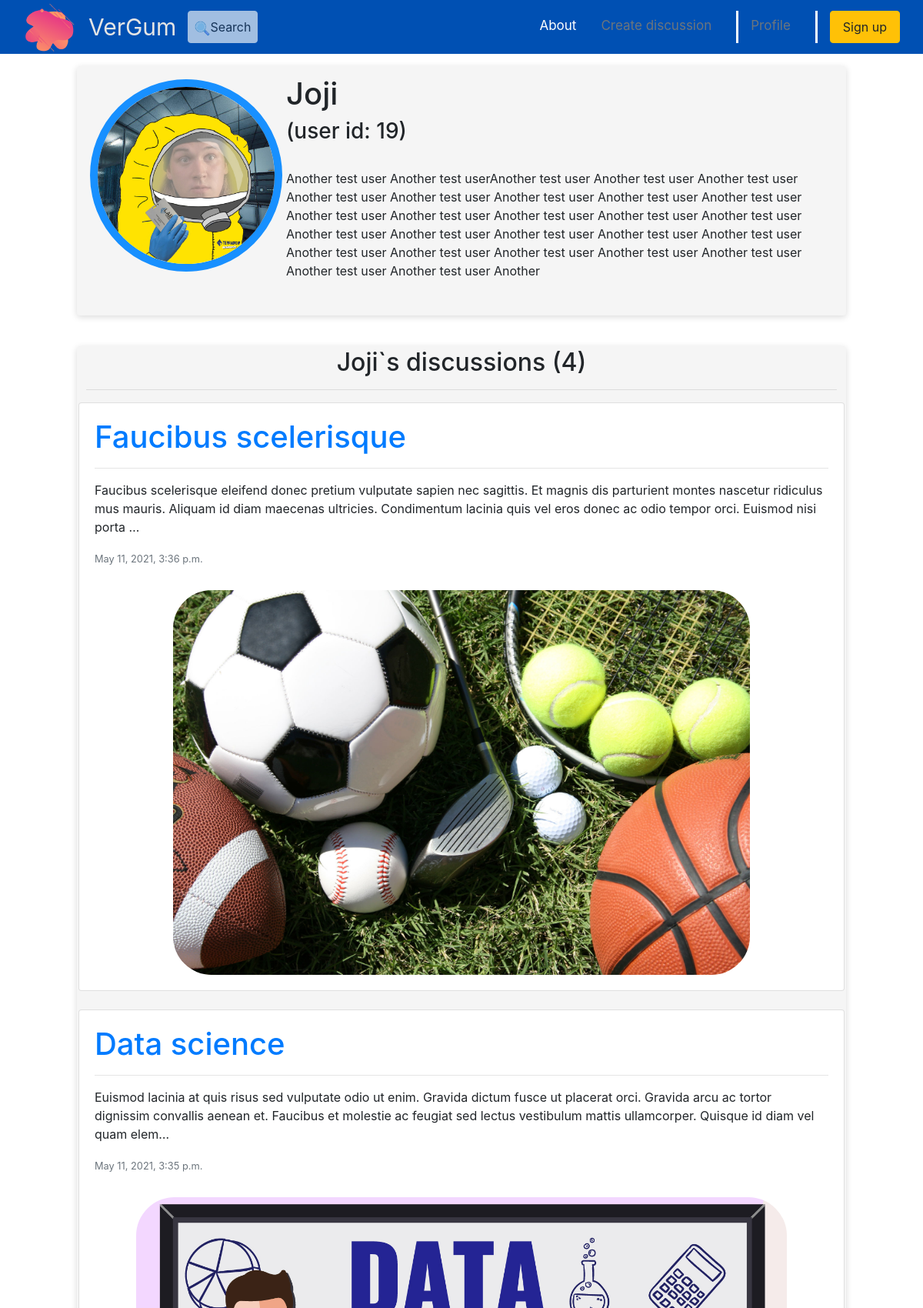
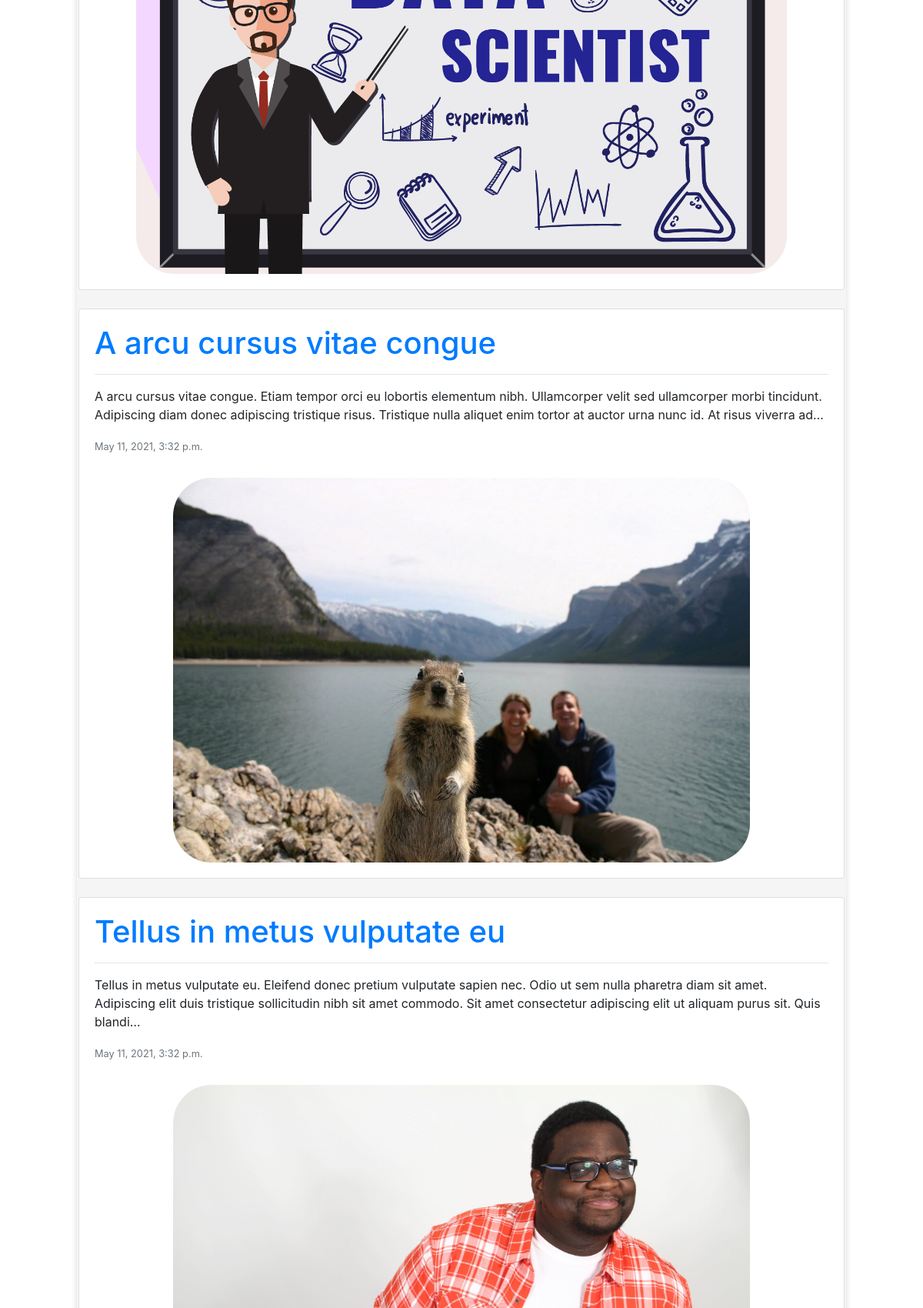
The app's page /User/Profile/19 (upper part) with its own data (2 pictures, top to bottom).
### user/models.py (models this page shows, shortened)
class Profile(models.Model):
    user = models.OneToOneField(User, on_delete=CASCADE, null = True)
    nickname = models.CharField(max_length=50, default="User")
    about_user = models.TextField(max_length=500, blank=True)
    profile_picture = models.ImageField(null = True, blank=True)

### discuss/models.py (models this page shows, shortened)
class Discussion(models.Model):
    title = models.CharField(max_length=60)
    discussion_topic = models.ForeignKey(Topic, on_delete=CASCADE)
    discussion_picture = models.ImageField(null = True, blank=True)
    content = models.TextField(max_length=2000)
    author = models.ForeignKey(User, on_delete=models.CASCADE)
    creation_time = models.DateTimeField(auto_now=True)
    updated = models.BooleanField(default=False)
    class Meta:
        verbose_name = 'Discussion'
        verbose_name_plural = 'Discussions'

### user/views.py (the view)
# urls.py: path('User/Profile/<int:user_id>', view=views.profileUser, name='profile'),
def profileUser(request, user_id):
	user = get_object_or_404(User, id = user_id)
	user_info = Profile.objects.get(user = user.id)
	discussions = Discussion.objects.filter(author = user_info.user).order_by('-creation_time')
	context= {
		"discussions": discussions,
		"user_info": user_info,
	}
	return render(request, 'user/profile.html', context)

### user/templates/user/profile.html (shortened to what this page needs)
{% extends 'discuss/template.html' %}
{% load static %}
{% block content %}
    <div class='detail'>
        <div class='detail-header' style="height: 300px">
            <div class="profile-image" >
                <img src='{%if user_info.profile_picture%} {{user_info.profile_picture.url}} {% else %}{% static 'user/images/no_profile_picture.png' %}{% endif %}' class="card-img-top" alt="..." style="max-width: 250px; max-height: 250px; float: left; border: 10px #1890ff solid; border-radius: 100%; margin: 5px; background-color: white">
            </div>
            <h1>{{user_info.user}} {% if user_info.user.id == request.user.id%} <b>(You)</b> {%endif%}</h1>
            <h3>(user id: {{user_info.user.id}})</h2><br>
            <p>{{user_info.about_user}}</p>
        </div>
    </div>
    <div class="detail" style="margin-bottom: 10px;">
        {% if user_info.user.id == request.user.id%}
            <h2 style="text-align: center;">Your discussions {% if discussions.count%}({{discussions.count}}){%endif%}</h2>
        {% else %}
            <h2 style="text-align: center;">{{user_info.user}}`s discussions {% if discussions.count%}({{discussions.count}}){%endif%}</h2>
        {%endif%}
        <hr style="margin-left: 10px; margin-right: 10px;">
        {% if discussions %}
            {% for i in discussions%}
                <div class="card mb-4" style='position: static;'>
                    <div class="card-body" >
                        <h5 class="card-title" >
                        <a href={% url 'detail' i.id %} style="text-decoration: none;"><h1>{{i.title}}</h1></a> {% if i.updated %}<h3><span class="badge bg-secondary" style="color: white">updated</span></h3>{% endif %}
                        </h5>
                        <hr>
                        <p class="card-text">{{i.content|truncatechars:'255'}}</p>
                        <p class="card-text"><small class="text-muted">{{i.creation_time}}</b></small></p>
                    </div>
                        <img  src='{%if i.discussion_picture%} {{i.discussion_picture.url}} {% else %}{% static 'discuss/images/placeholder.png' %}{% endif %}' alt=""  style="max-width: 985px; max-height: 500px; border-radius: 50px; display:block; margin: 10px auto 20px;">
                </div>
            {% endfor %}
        {% endif %}
    </div>
{% endblock %}

### discuss/static/discuss/css/style.css (style rules this page uses)
* { box-sizing: border-box; }
body { font-family: sans-serif; background: #C0C0C0; padding-top: 46px; }
.detail { background: #f5f5f5; box-shadow: 0px 2px 8px rgba(0, 0, 0, 0.15); border-radius: 4px; margin: 0 auto; padding: 2px; max-width: 1000px; margin-top: 40px; flex-grow: 1; }
.detail-header { margin: 10px; align-items: center; }

### records on screen
Profile: profile_picture (picture), user "Joji", user.id "19", about_user "Another test user Another test userAnother test user Another test user Another test user Another test user Another test user Another test user Another test user Another test user Another test user Another test user Another test user Another test user Another test user Another test user Another test user Another test user Another test user Another test user Another test user Another test user Another test user Another test user Another test user Another test user Another test user Another"
Discussion: title "Faucibus scelerisque", content "Faucibus scelerisque eleifend donec pretium vulputate sapien nec sagittis. Et magnis dis parturient montes nascetur ridiculus mus mauris. Aliquam id diam maecenas ultricies. Condimentum lacinia quis vel eros donec ac odio tempor orci. Euismod nisi porta …", creation_time "May 11, 2021, 3:36 p.m.", discussion_picture (picture)
Discussion: title "Data science", content "Euismod lacinia at quis risus sed vulputate odio ut enim. Gravida dictum fusce ut placerat orci. Gravida arcu ac tortor dignissim convallis aenean et. Faucibus et molestie ac feugiat sed lectus vestibulum mattis ullamcorper. Quisque id diam vel quam elem…", creation_time "May 11, 2021, 3:35 p.m.", discussion_picture (picture)
Discussion: title "A arcu cursus vitae congue", content "A arcu cursus vitae congue. Etiam tempor orci eu lobortis elementum nibh. Ullamcorper velit sed ullamcorper morbi tincidunt. Adipiscing diam donec adipiscing tristique risus. Tristique nulla aliquet enim tortor at auctor urna nunc id. At risus viverra ad…", creation_time "May 11, 2021, 3:32 p.m.", discussion_picture (picture)
Discussion: title "Tellus in metus vulputate eu", content "Tellus in metus vulputate eu. Eleifend donec pretium vulputate sapien nec. Odio ut sem nulla pharetra diam sit amet. Adipiscing elit duis tristique sollicitudin nibh sit amet commodo. Sit amet consectetur adipiscing elit ut aliquam purus sit. Quis blandi…", creation_time "May 11, 2021, 3:32 p.m.", discussion_picture (picture)

### other values on screen
{{ discussions.count }} "4"
